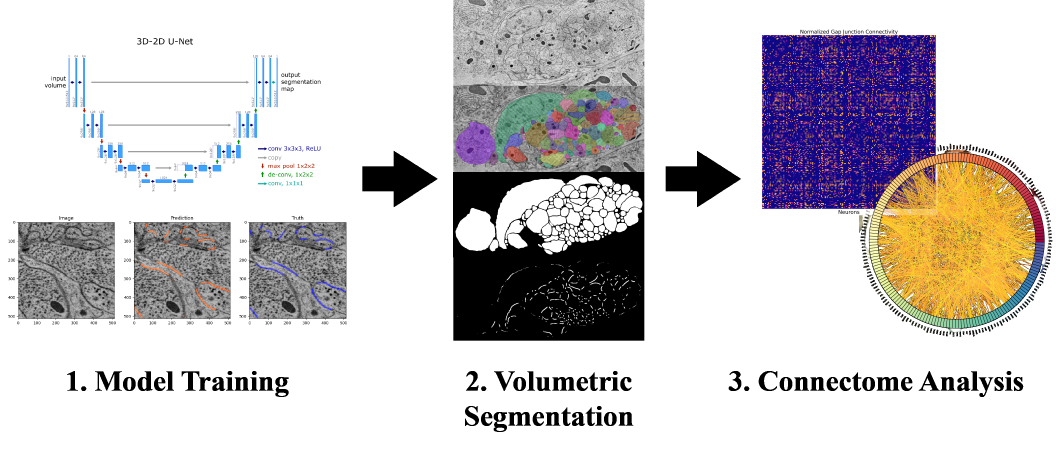
#> input picture imgs/flowchart.png, 3167 x 1408 px, found by its file name (shown at 1/3 size); its folder holds only this picture in this run
$ jupyter execute --allow-errors utilities.ipynb   (older library calls are emulated)
#> lines starting #> are read from the running program, lines starting #| are printed output that depends on the picture
## Utility Functions

[cell 1]
import numpy as np
import matplotlib.pyplot as plt
import os
import subprocess
import cv2
import re
from PIL import Image

### Split section into tiles

[cell 2]
def split_img(img, offset=256, tile_size=512, names=False):
    if offset:
        img = img[offset:-offset, offset:-offset]
    imgs = []
    names_list = []
    for i in range(0, img.shape[0], tile_size):
        for j in range(0, img.shape[1], tile_size):
            imgs.append(img[i:i+tile_size, j:j+tile_size])
            names_list.append("Y{}_X{}".format(i//tile_size, j//tile_size))
    return (imgs, names_list) if names else imgs

[cell 3]
#Split a folder of larger images into smaller images
folder = "/home/tommytang111/gap-junction-segmentation/data/sem_adult/SEM_full/s250-259/segmentations"
folder_split = "/home/tommytang111/gap-junction-segmentation/data/sem_adult/SEM_split/s250-259/gts"
if os.path.exists(folder_split):
    subprocess.run(f"rm -f {folder_split}/*", shell=True)
else:
    os.makedirs(folder_split)

#> (the rest of this cell did not finish here and is left out)

### Assemble section from stitching together tiles

[cell 4]
#Visualize stitching
b = cv2.imread("/home/tommytang111/assembled_results/SEM_dauer_2_image_export_s000_img.png", cv2.IMREAD_GRAYSCALE)
a = cv2.imread("/home/tommytang111/assembled_results/SEM_dauer_2_image_export_s000_pred.png", cv2.IMREAD_GRAYSCALE)
plt.figure(1)
#> (the rest of this cell did not finish here and is left out)

### Preprocessing: Quality check images before training

[cell 5]
def is_blurry(image_path, threshold=250):
    """
    Check if an image is blurry using the Laplacian variance method. Can tune threshold to adjust sensitivity.
    Current threshold of 400 is a good default for SEM images.
    """
    image = cv2.imread(image_path, cv2.IMREAD_GRAYSCALE)
    if image is None:
        raise ValueError(f"Cannot read image: {image_path}")
    laplacian_var = cv2.Laplacian(image, cv2.CV_64F).var()
    return laplacian_var < threshold

#Test (Want to keep img1 and img4):
img1= '/home/tommytang111/gap-junction-segmentation/data/sem_adult/SEM_split/s250-259/imgs/SEM_adult_image_export_s250_part1.png' #Sharp
img2= '/home/tommytang111/gap-junction-segmentation/data/sem_dauer_2/SEM_split/s110-119/imgs/SEM_dauer_2_export_s110_Y0_X0.png' #Black
img3= '/home/tommytang111/gap-junction-segmentation/data/sem_dauer_2/SEM_split/s110-119/imgs/SEM_dauer_2_export_s110_Y0_X7.png' #Pure Noise
img4 = '/home/tommytang111/gap-junction-segmentation/data/sem_adult/SEM_split/s200-209/imgs/SEM_adult_image_export_s208_part2.png' #Artifacts present
img5 = '/home/tommytang111/gap-junction-segmentation/Figures/high_artifact_example.png' #Much more artifacts
image_files = [img1, img2, img3, img4, img5]
#> (the rest of this cell did not finish here and is left out)

[cell 6]
from resize_image import resize_image

#Show Laplacian
#b = resize_image('/home/tommytang111/gap-junction-segmentation/data/sem_dauer_2/SEM_split/s000-050/imgs/SEM_dauer_2_export_s001_Y0_X18.png', 512, 512, pad_clr=(112,112,112), channels=False)
b=cv2.imread('/mnt/e/Mishaal/sem_dauer_2/jnc_only_dataset_test/imgs/SEM_dauer_2_image_export_s034_Y9_X15.png', cv2.IMREAD_GRAYSCALE)
#plt.imshow(cv2.Laplacian(b, cv2.CV_64F), cmap='gray')
#> (the rest of this cell did not finish here and is left out)

#> (a cell that did not finish here is left out)

[cell 8]
from mpl_toolkits.mplot3d import Axes3D

#Visualize image as a 3D surface plot
# Load image as grayscale
img = cv2.imread('/home/tommytang111/gap-junction-segmentation/data/sem_dauer_2/SEM_split/s110-119/imgs/SEM_dauer_2_export_s110_Y0_X7.png', cv2.IMREAD_GRAYSCALE)

# Create X, Y coordinate arrays
#> (the rest of this cell did not finish here and is left out)

[cell 9]
#Get laplassian variance
img = '/mnt/e/Mishaal/sem_dauer_2/jnc_only_dataset_test/imgs/SEM_dauer_2_image_export_s001_Y10_X10.png'
#> (the rest of this cell did not finish here and is left out)

[cell 10]
#Check through all images the laplassian variances
count = 0
#> count = 0
folder = '/mnt/e/Mishaal/sem_dauer_2/jnc_only_dataset_test/imgs'

for img in os.listdir(folder):
    if is_blurry(os.path.join(folder, img)):
#> call 2 of is_blurry, with threshold = 250
#> in is_blurry (call 2), `image = cv2.imread(image_path, cv2.IMREAD_GRAYSCALE)`:
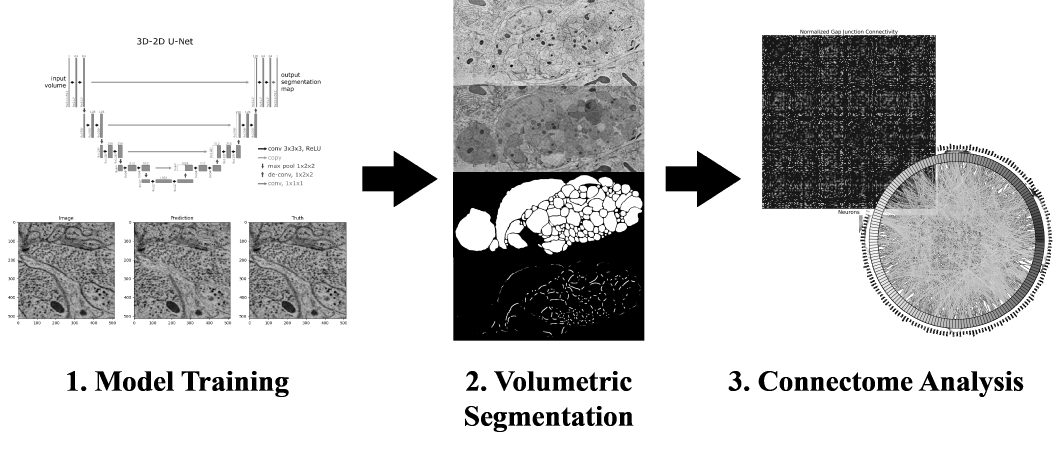
#> image: shape (1408, 3167) (shown at 1/3 size); min 0, max 255, mean 205.3
#> in is_blurry (call 2), `laplacian_var = cv2.Laplacian(image, cv2.CV_64F).var()`: laplacian_var = 3444.8
        print(f"Image {img} is blurry.")
        count += 1

print(f"Total blurry images: {count}")
#| Total blurry images: 0

[cell 11]
len(os.listdir('/home/tommytang111/gap-junction-segmentation/data/sem_dauer_2/SEM_split/s000-050/imgs'))

[cell 12]
#def filter_images():

[cell 13]
#Show a sample image
import matplotlib.pyplot as plt
a = cv2.imread("/home/tommytang111/gap-junction-segmentation/data/sem_adult/SEM_split/s200-209/gts/SEM_adult_image_export_s200_part1_label.png", cv2.IMREAD_GRAYSCALE)
#a = a*255
#> (the rest of this cell did not finish here and is left out)

### Filter out pixels annotated in error

[cell 14]
import numpy as np
from scipy.ndimage import label

def filter_pixels(img) -> np.ndarray:
    """
    Changes all non-zero pixel islands in an image to zero if they are less than 8 pixels in size. Designed for greyscale images.
    """
    # Create a copy to avoid modifying the original during iteration
    filtered = img.copy()
    # Label connected components (8-connectivity)
    structure = np.ones((3, 3), dtype=int)
    labeled, num_features = label(img > 0, structure=structure)
    # For each pixel, check if its component has at least 8 pixels
    for y in range(img.shape[0]):
        for x in range(img.shape[1]):
            if img[y, x] != 0:
                component_label = labeled[y, x]
                if component_label == 0:
                    filtered[y, x] = 0
                    continue
                # Count pixels in this component
                count = np.sum(labeled == component_label)
                if count < 8:
                    filtered[y, x] = 0
    return filtered

[cell 15]
#Test filter_pixels function
a = np.zeros((512, 512), dtype=np.uint8)

#Case 1: One non-zero pixel
a[100, 100] = 255
plt.figure(1, figsize=(10, 5))
plt.suptitle('Case 1', y=0.9)
plt.subplot(121)
plt.title('Original Image')
plt.imshow(a, cmap='gray')
print("Case 1: One non-zero pixel")
print(f"Image is non-zero: {np.any(a != 0)}")

a = filter_pixels(a)
plt.subplot(122)
plt.title('Filtered Image')
plt.imshow(a, cmap='gray')
print(f"After filtering, image is non-zero: {np.any(a != 0)} \n")

#Case 2: 8 pixels in a line
a[0:8, 100] = 255
# a[10:13, 200] = 255
# a[10:13, 201] = 255
# a[10:11, 202] = 255

plt.figure(2, figsize=(10, 5))
plt.suptitle('Case 2', y=0.9)
plt.subplot(121, )
plt.title('Original Image')
plt.imshow(a, cmap='gray')
print("Case 2: 8 pixels in a line")
print(f"Image is non-zero: {np.any(a != 0)}")

a = filter_pixels(a)
plt.subplot(122)
plt.title('Filtered Image')
plt.imshow(a, cmap='gray')
print(f"After filtering, image is non-zero: {np.any(a != 0)}")
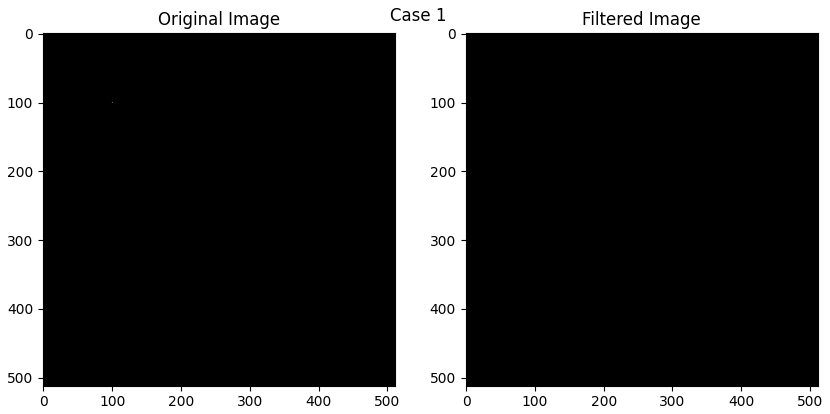
#> figure drawn by matplotlib, 2 panels
